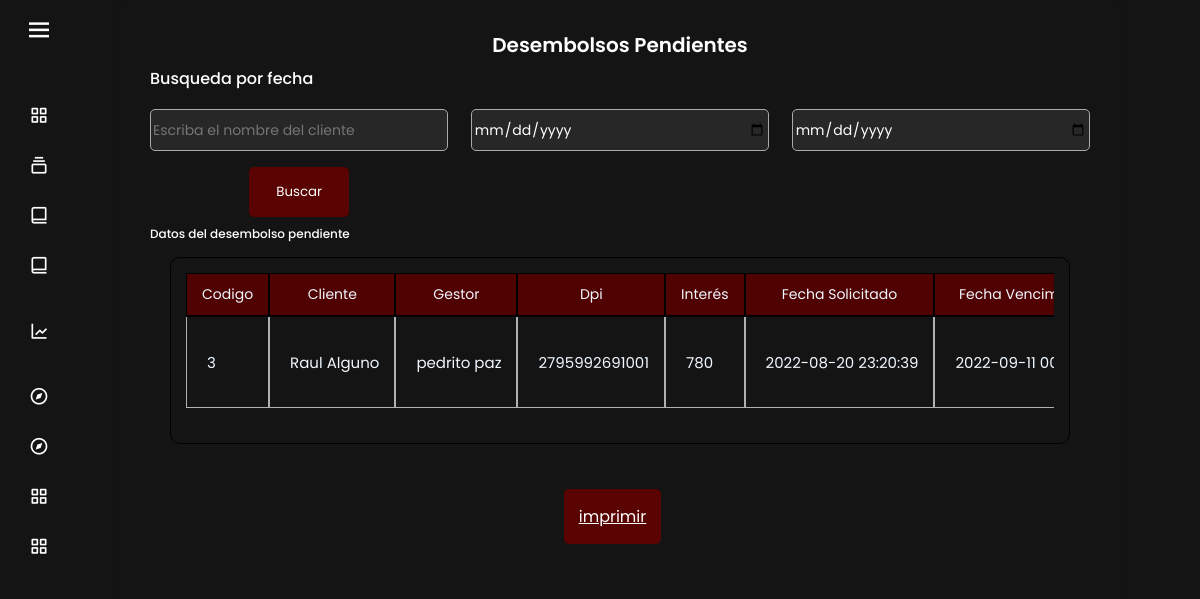
/vistas/Desembolsopendiente.php (signed in), run on the app's committed database.
### tables this page shows
CREATE TABLE `desembolso` (
  `id_desembolso` int(11) NOT NULL,
  `id_cliente` int(11) DEFAULT NULL,
  `trial_id_detalle_desembolso_3` int(11) DEFAULT NULL,
  `fecha` datetime DEFAULT current_timestamp(),
  `estado` varchar(100) NOT NULL,
  `fecha_fin` datetime DEFAULT NULL,
  `operador_autorizador` varchar(100) DEFAULT NULL
);

CREATE TABLE `cliente` (
  `id_cliente` int(11) NOT NULL,
  `primer_nombre` varchar(100) DEFAULT NULL,
  `trial_segundo_nombre_3` varchar(100) DEFAULT NULL,
  `trial_primer_apellido_4` varchar(100) DEFAULT NULL,
  `segundo_apellido` varchar(100) DEFAULT NULL,
  `dpi` varchar(100) DEFAULT NULL,
  `estado_civil` varchar(100) DEFAULT NULL,
  `profesion_oficio` varchar(100) DEFAULT NULL,
  `genero` varchar(100) DEFAULT NULL,
  `trial_fecha_nacimiento_10` datetime DEFAULT NULL,
  `trial_telefono_11` varchar(100) DEFAULT NULL,
  `departamento` varchar(100) DEFAULT NULL,
  `municipio` varchar(100) DEFAULT NULL,
  `trial_domicilio_14` varchar(100) DEFAULT NULL,
  `nis` varchar(100) DEFAULT NULL,
  `propiedad` varchar(100) DEFAULT NULL,
  `estado` varchar(100) NOT NULL,
  `edad` int(11) NOT NULL,
  `observaciones` varchar(100) DEFAULT NULL,
  `usuario` varchar(100) NOT NULL
);

CREATE TABLE `empleado` (
  `trial_id_empleado_1` int(11) NOT NULL,
  `nombre` varchar(100) DEFAULT NULL,
  `apellido` varchar(100) DEFAULT NULL,
  `cargo` varchar(100) DEFAULT NULL,
  `telefono` varchar(100) DEFAULT NULL,
  `dpi` varchar(100) DEFAULT NULL,
  `fecha_nacimiento` datetime DEFAULT NULL,
  `sexo` varchar(100) DEFAULT NULL,
  `trial_estado_civil_9` varchar(100) DEFAULT NULL
);

CREATE TABLE `interes` (
  `trial_id_interes_1` int(11) NOT NULL,
  `trial_id_detalle_prestamo_2` int(11) DEFAULT NULL,
  `cantidad` varchar(100) DEFAULT NULL,
  `trial_fecha_4` char(100) DEFAULT NULL,
  `porcentaje` varchar(100) DEFAULT NULL
);

### vistas/Desembolsopendiente.php (the view, shortened to what this page needs)
<?php require('dashboard.php');
$conexion = null;
try {
    $conexion = new PDO('mysql:host=localhost;dbname=mc', 'root', '');
} catch (PDOException $e) {
    print "¡Error!: " . $e->getMessage() . "<br/>";
    die();
}
$palabra = null;
if(!isset($_POST['palabra'])){
    $palabra = "";
}else{
    $palabra = $_POST['palabra'];
}
$sql = 'SELECT d.*, c.primer_nombre, c.trial_primer_apellido_4, c.dpi, i.cantidad, e.nombre as nombre_empleado, e.apellido as apellido_empleado, dp.id_solicitud, dp.cuotas FROM desembolso AS d
        INNER JOIN cliente AS c ON c.id_cliente = d.id_cliente
        INNER JOIN detalle_prestamo AS dp ON dp.id_detalle_prestamo = d.trial_id_detalle_desembolso_3
        INNER JOIN detalle_solicitud AS ds ON ds.id_detalle_solicitud = dp.id_solicitud
        INNER JOIN empleado AS e ON e.trial_id_empleado_1  = ds.id_empleado
        INNER JOIN interes AS i ON i.trial_id_detalle_prestamo_2 = dp.id_detalle_prestamo
        WHERE c.primer_nombre LIKE "%' . $palabra . '%" AND d.estado = "pendiente"';
$resultado = $conexion->query($sql);
$user = $resultado->fetchAll();
?>
<!DOCTYPE html>
<html lang="en">
<head>
    <link href="../styles/HistorialP.css" rel="stylesheet" type="text/css">
</head>
<body>
<div class="container">
    <header>Desembolsos Pendientes</header>
    <form action="Desembolsopendiente.php" method="post">
        <div class="primer-form">
                <div class="datos personales">
                    <span class="tittle">Busqueda por fecha</span>
                    <div class="fields">
                    <div class="input-fields">
            <input type="text" name="palabra" placeholder="Escriba el nombre del cliente" value="<?php echo $palabra ?>">
        </div>
        <div class="input-fields">
                        <input type="date" name="" id="" >
                    </div>
                    <div class="input-fields">
                        <input type="date" name="" id="" >
                    </div>
                    <div class="input-fields">
            <button class="uBtn" type="submit">Buscar </button>
            </div>
                    </div>
        </div>
</form>
<div class="datos personales">
                <div class="fields">
                <div class="input-fields">
                        <label for="">Datos del desembolso pendiente</label>
                    </div>
                </div>
<div class="outer-wrapper">
<div class="table-wrapper">
<table>
<thead>
<th>Codigo</th>
            <th>Cliente</th>
            <th>Gestor</th>
            <th>Dpi</th>
            <th>Interés</th>
            <th>Fecha Solicitado</th>
            <th>Fecha Vencimiento</th>
</thead>
<tbody>
    <?php foreach ($user as $row) { ?>
    <tr>
    <td data-label="codigo"><?php echo $row['id_desembolso'] ?></td>
        <td data-label="Cliente"><?php echo $row['primer_nombre'] . " " . $row['trial_primer_apellido_4'] ?></td>
        <td data-label="Gestor"><?php echo $row['nombre_empleado'] . " " . $row['apellido_empleado'] ?></td>
        <td data-label="Dpi"><?php echo $row['dpi'] ?></td>
        <td data-label="Interes"><?php echo $row['cantidad'] ?></td>
        <td data-label="Fecha Desembolso"><?php echo $row['fecha'] ?></td>
        <td data-label="Fecha Vencimiento"><?php echo $row['fecha_fin'] ?></td>
        </tr>
    <?php } ?>
</tbody>
</table>
</div>
</div>
<div class="botones">
<a class="btn-1" href="<?php echo "../class/imprimir_Desembolsopendiente.php?cliente=" . $palabra ?>">imprimir </a>
</div>
</div>
</body>
</html>

### styles/dashboard.css (style rules this page uses)
* { margin: 0; padding: 0; box-sizing: border-box; font-family: 'Poppins', sans-serif; }

### styles/HistorialP.css (style rules this page uses)
* { margin: 0; padding: 0; box-sizing: border-box; font-family: 'Poppins', sans-serif; }
body { min-height: 100vh; display: flex; align-items: center; justify-content: center; background:rgb(20, 20, 20) ; }
.container { position: relative; max-width: 1000px; width: 100%; border-radius: 6px; padding: 30px; margin: 0 15px; box-shadow: 0 5px 10px rgba(0, 0, 0, 0.1); }
.container header { display: flex; align-items: center; justify-content: center; font-size: 20px; font-weight: 600; color: rgb(255, 255, 255); }
.container form .tittle { display: block; margin-bottom: 8px; font-size: 16px; font-weight: 500; margin: 6px 0; color: rgb(255, 255, 255); }
.container form { position: relative; min-height: 800px; }
.container form .fields { display: flex; align-items: center; justify-content: space-between; flex-wrap: wrap; }
form .fields .input-fields { display: flex; width: calc(100% / 3 - 15px); flex-direction: column; margin: 4px 0; }
.input-fields label { font-size: 12px; font-weight: 500; color: rgb(255, 255, 255); }
.input-fields input { outline: none; font-size: 14px; font-weight: 400; color: rgb(255, 255, 255); border-radius: 5px; border: 1px solid #aaa; padding: 0 2px; height: 42px; margin: 8px 0; background-color: rgb(39, 39, 39); }
.input-fields .uBtn { width: 100px; height: 50px; margin: 0 auto; padding: 0; border: none; display: flex; align-items: center; justify-content: center; border-radius: 5px; text-align: center; color: rgb(255, 255, 255); background-color: rgb(90, 3, 3); }
.outer-wrapper { margin: 10px; margin-left: 20px; margin-right: 20px; border: 1px solid black; border-radius: 10px; max-width: fit-content; max-height: fit-content; }
.table-wrapper { overflow-y: scroll; overflow-x: scroll; height: fit-content; max-height: 66.4vh; margin-top: 22px; margin: 15px; padding-bottom: 20px; }
table { min-width: max-content; border-collapse: separate; border-spacing: 0px; }
table th { position: sticky; top: 0px; background-color: rgb(80, 2, 2); color: rgb(241, 245, 179); text-align: center; font-weight: normal; font-size: 14px; outline: 0.7px solid black; border: 1.5px solid black; }
table th, table td { color: aliceblue; padding: 15px; padding-top: 10px; padding-bottom: 10px; }
table td { text-align: left; font-size: 15px; border: 1px solid rgb(177, 177, 177); padding-left: 20px; }
.botones { display: flex; justify-content: center; padding: 35px; }
.btn-1 { background-color: rgb(90, 3, 3); border-radius: 5px; border: 0px; padding: 15px; margin-right: 15px; color:rgb(255, 255, 255); ; }

### data on the page
desembolso: id_desembolso "3", id_cliente.primer_nombre "Raul", id_cliente.trial_primer_apellido_4 "Alguno", empleado.nombre "pedrito", empleado.apellido "paz", id_cliente.dpi "2795992691001", interes.cantidad "780", fecha "2022-08-20 23:20:39", fecha_fin "2022-09-11…"
